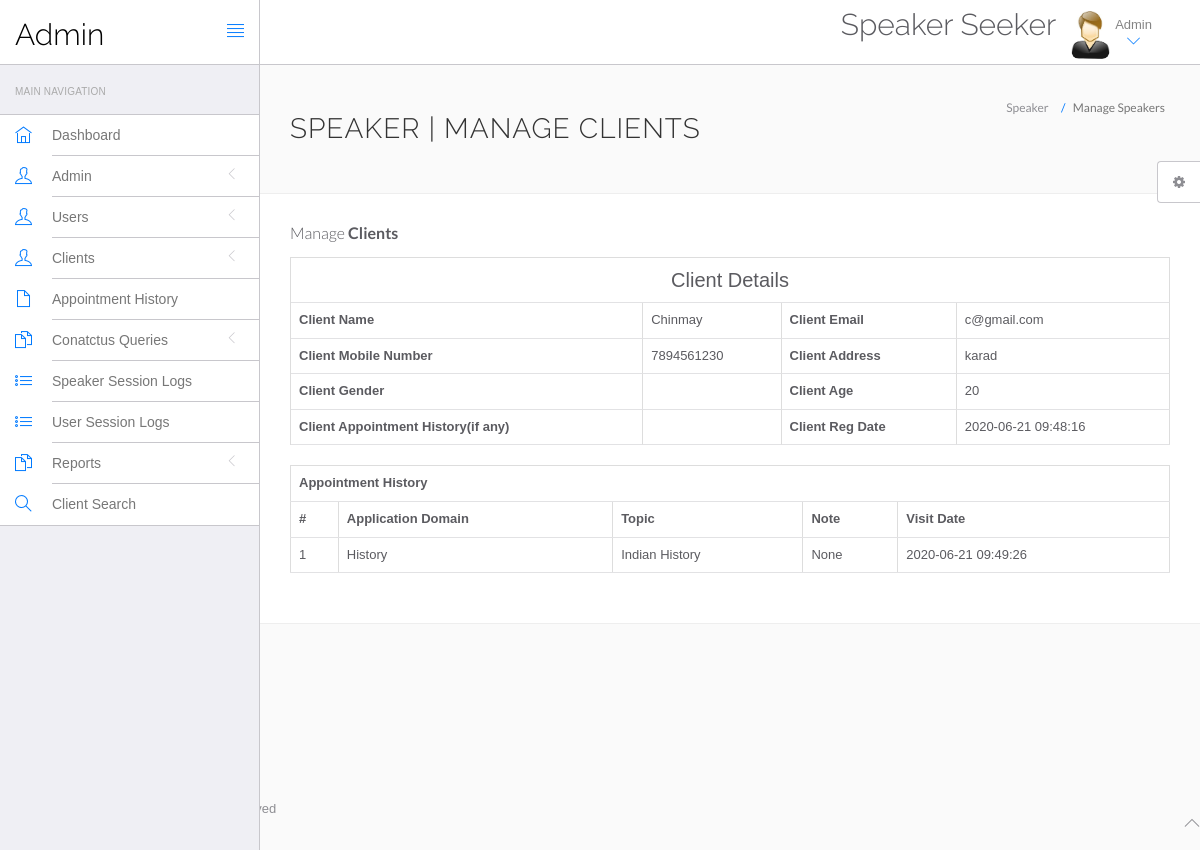
The page /speaker/sms/admin/view-client.php?viewid=8 (signed in) on the database its author committed.
### tables this page shows
CREATE TABLE `tblclient` (
  `ID` int(10) NOT NULL,
  `Speid` int(10) DEFAULT NULL,
  `ClientName` varchar(200) DEFAULT NULL,
  `ClientContno` bigint(10) DEFAULT NULL,
  `ClientEmail` varchar(200) DEFAULT NULL,
  `ClientGender` varchar(50) DEFAULT NULL,
  `ClientAdd` mediumtext DEFAULT NULL,
  `ClientAge` int(10) DEFAULT NULL,
  `Clientapphis` mediumtext DEFAULT NULL,
  `CreationDate` timestamp NULL DEFAULT current_timestamp(),
  `UpdationDate` timestamp NULL DEFAULT NULL ON UPDATE current_timestamp()
);

CREATE TABLE `tblappointmenthistory` (
  `ID` int(10) NOT NULL,
  `ClientID` int(10) DEFAULT NULL,
  `ApplicationDomain` varchar(200) DEFAULT NULL,
  `Topic` varchar(200) NOT NULL,
  `Note` mediumtext DEFAULT NULL,
  `CreationDate` timestamp NOT NULL DEFAULT current_timestamp() ON UPDATE current_timestamp()
);

### speaker/sms/admin/view-client.php (the view, shortened to what this page needs)
<?php
include('include/config.php');
?>
<!DOCTYPE html>
<html lang="en">
	<head>
		<link rel="stylesheet" href="vendor/bootstrap/css/bootstrap.min.css">
		<link rel="stylesheet" href="vendor/fontawesome/css/font-awesome.min.css">
		<link rel="stylesheet" href="vendor/themify-icons/themify-icons.min.css">
		<link href="vendor/animate.css/animate.min.css" rel="stylesheet" media="screen">
		<link href="vendor/perfect-scrollbar/perfect-scrollbar.min.css" rel="stylesheet" media="screen">
		<link href="vendor/switchery/switchery.min.css" rel="stylesheet" media="screen">
		<link href="vendor/bootstrap-touchspin/jquery.bootstrap-touchspin.min.css" rel="stylesheet" media="screen">
		<link href="vendor/select2/select2.min.css" rel="stylesheet" media="screen">
		<link href="vendor/bootstrap-datepicker/bootstrap-datepicker3.standalone.min.css" rel="stylesheet" media="screen">
		<link href="vendor/bootstrap-timepicker/bootstrap-timepicker.min.css" rel="stylesheet" media="screen">
		<link rel="stylesheet" href="assets/css/styles.css">
		<link rel="stylesheet" href="assets/css/plugins.css">
		<link rel="stylesheet" href="assets/css/themes/theme-1.css" id="skin_color" />
	</head>
	<body>
		<div id="app">
<?php include('include/sidebar.php');?>
<div class="app-content">
<?php include('include/header.php');?>
<div class="main-content" >
<div class="wrap-content container" id="container">
<section id="page-title">
<div class="row">
<div class="col-sm-8">
<h1 class="mainTitle">Speaker | Manage Clients</h1>
</div>
<ol class="breadcrumb">
<li>
<span>Speaker</span>
</li>
<li class="active">
<span>Manage Speakers</span>
</li>
</ol>
</div>
</section>
<div class="container-fluid container-fullw bg-white">
<div class="row">
<div class="col-md-12">
<h5 class="over-title margin-bottom-15">Manage <span class="text-bold">Clients</span></h5>
<?php
                               $vid=$_GET['viewid'];
                               $ret=mysqli_query($con,"select * from tblclient where ID='$vid'");
$cnt=1;
while ($row=mysqli_fetch_array($ret)) {
                               ?>
<table border="1" class="table table-bordered">
 <tr align="center">
<td colspan="4" style="font-size:20px;color:blue">
 Client Details</td></tr>
    <tr>
    <th scope>Client Name</th>
    <td><?php  echo $row['ClientName'];?></td>
    <th scope>Client Email</th>
    <td><?php  echo $row['ClientEmail'];?></td>
  </tr>
  <tr>
    <th scope>Client Mobile Number</th>
    <td><?php  echo $row['ClientContno'];?></td>
    <th>Client Address</th>
    <td><?php  echo $row['ClientAdd'];?></td>
  </tr>
    <tr>
    <th>Client Gender</th>
    <td><?php  echo $row['ClientGender'];?></td>
    <th>Client Age</th>
    <td><?php  echo $row['ClientAge'];?></td>
  </tr>
  <tr>
    <th>Client Appointment History(if any)</th>
    <td><?php  echo $row['ClientMedhis'];?></td>
     <th>Client Reg Date</th>
    <td><?php  echo $row['CreationDate'];?></td>
  </tr>
<?php }?>
</table>
<?php
$ret=mysqli_query($con,"select * from tblappointmenthistory  where ClientID='$vid'");
 ?>
<table id="datatable" class="table table-bordered dt-responsive nowrap" style="border-collapse: collapse; border-spacing: 0; width: 100%;">
  <tr align="center">
   <th colspan="8" >Appointment History</th>
  </tr>
  <tr>
    <th>#</th>
<th>Application Domain</th>
<th>Topic</th>
<th>Note</th>
<th>Visit Date</th>
</tr>
<?php
while ($row=mysqli_fetch_array($ret)) {
  ?>
<tr>
  <td><?php echo $cnt;?></td>
 <td><?php  echo $row['ApplicationDomain'];?></td>
 <td><?php  echo $row['Topic'];?></td>
  <td><?php  echo $row['Note'];?></td>
  <td><?php  echo $row['CreationDate'];?></td>
</tr>
<?php $cnt=$cnt+1;} ?>
</table>
</div>
</div>
</div>
</div>
</div>
</div>
</div>
	<?php include('include/footer.php');?>
	<?php include('include/setting.php');?>
	</body>
</html>

### speaker/sms/admin/assets/css/themes/theme-1.css (style rules this page uses)
body { background: #FAFAFA; }

### rows shown on the page
tblclient: ClientName "Chinmay", ClientEmail "c@gmail.com", ClientContno "7894561230", ClientAdd "karad", ClientAge "20", CreationDate "2020-06-21 09:48:16"
tblappointmenthistory: ApplicationDomain "History", Topic "Indian History", Note "None", CreationDate "2020-06-21 09:49:26"
